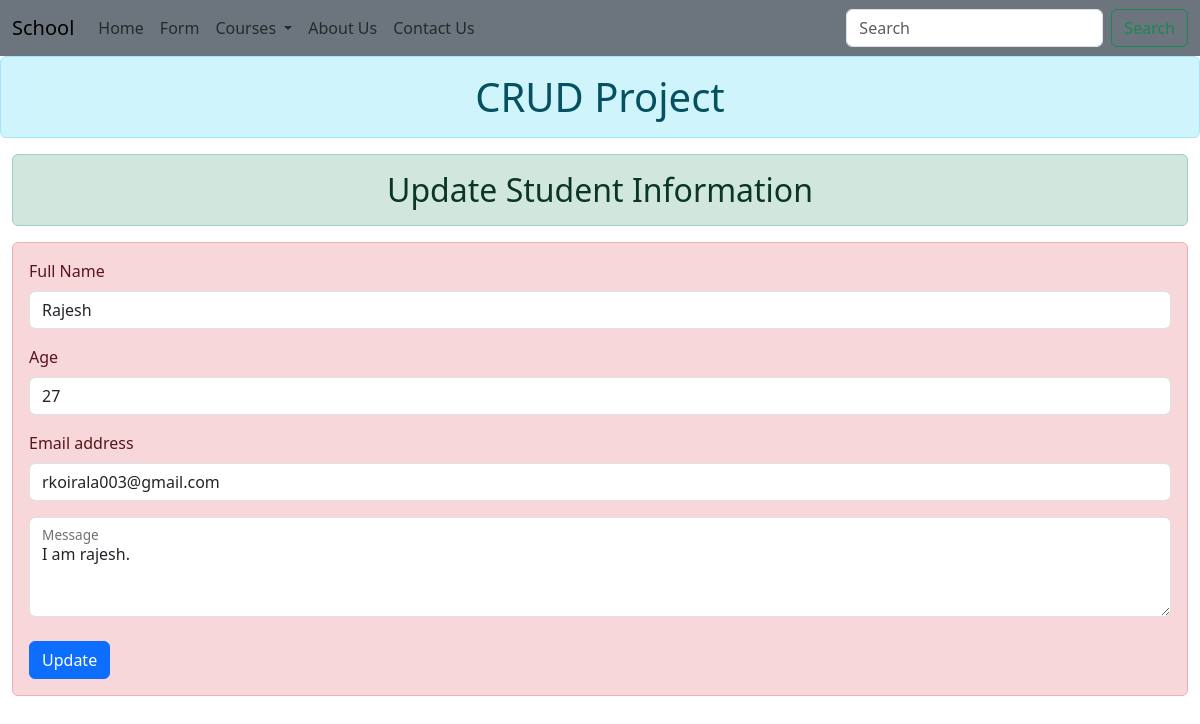
/update/14, run on the app's committed database.
### crudApp/models.py (models this page shows, shortened)
class Student(models.Model):
    name = models.CharField(max_length=100)
    age = models.IntegerField()
    email = models.EmailField(max_length=100)
    message=models.CharField(max_length=400)
    Isdelete=models.BooleanField(default=False)

### crudApp/views.py (the view, shortened to what this page needs)
# urls.py: path("update/<int:id>",update,name='update'),
def update(request,id):
    data=Student.objects.get(id=id)
    return render(request,'crudApp/update.html',{'data':data})

### crudApp/templates/crudApp/update.html (shortened to what this page needs)
{% extends "crudApp/base.html" %}
{% block content %}
<div class="container-fluid">
    <div class="row">
        <h1 class="text-center alert alert-info">CRUD Project</h1>
        <div class="col">
            <h2 class="text-center alert alert-success">Update Student Information</h2>
            <form method="POST" class="form alert alert-danger" action="{% url "update" data.id %}">
                <div class="mb-3">
                    <label for="exampleInputEmail1" class="form-label">Full Name</label>
                    <input type="text" name="name" value="{{data.name}}" class="form-control" id="exampleInputEmail1" aria-describedby="emailHelp">
                  </div>
                  <div class="mb-3">
                    <label for="exampleInputEmail1" class="form-label">Age</label>
                    <input type="number" name="age" value="{{data.age}}" class="form-control" id="exampleInputEmail1" aria-describedby="emailHelp">
                  </div>
                <div class="mb-3">
                  <label for="exampleInputEmail1" class="form-label">Email address</label>
                  <input type="email" name="email" value="{{data.email}}" class="form-control" id="exampleInputEmail1" aria-describedby="emailHelp">
                </div>
                <div class="form-floating">
                    <textarea class="form-control" name="message"  placeholder="Leave a comment here" id="floatingTextarea2" style="height: 100px">{{data.message}}</textarea>
                    <label for="floatingTextarea2">Message</label>
                  </div><br>
                <button type="submit" class="btn btn-primary">Update</button>
              </form>
        </div>
    </div>
</div>
{% endblock content %}

### data on the page
Student: name "Rajesh", age "27", email "rkoirala003@gmail.com", message "I am rajesh."
